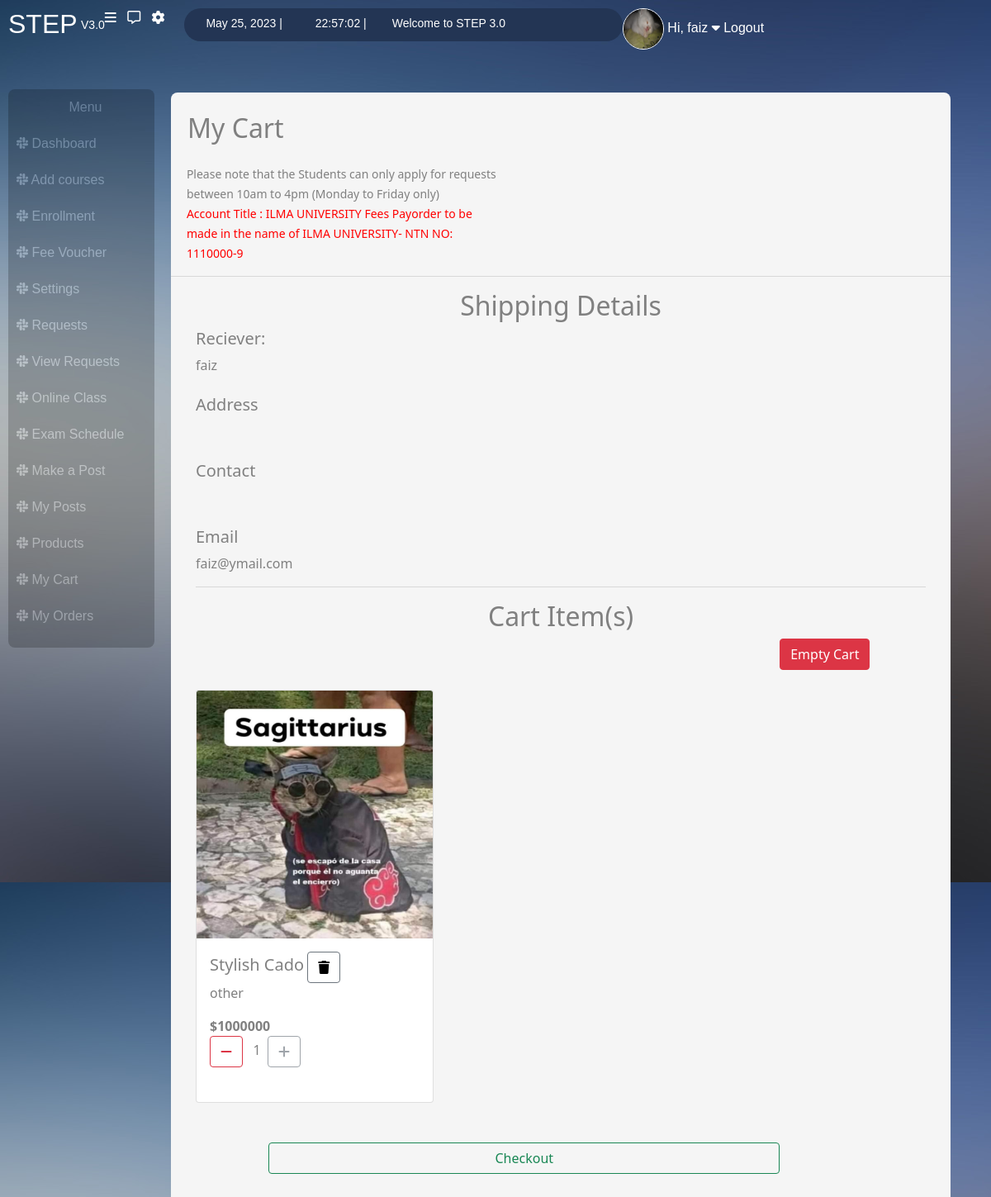
Page /my_cart (signed in) on the committed database.
### users/models.py (models this page shows, shortened)
class UserInfo(models.Model):
    user = models.ForeignKey(User, on_delete=models.CASCADE)
    degree_title = models.CharField(max_length=20, blank=True, default='bscs')
    address = models.CharField(max_length=50)
    profile_img = models.ImageField(upload_to='profile_images', default='blank-profile-picture.png')
    contact = models.CharField(max_length=20)
    is_student = models.BooleanField(blank=False, default=True)
    is_teacher = models.BooleanField(blank=False, default=False)

### products/models.py (models this page shows, shortened)
class Cart(models.Model):
    user = models.ForeignKey(User, on_delete=models.CASCADE)
    product = models.ForeignKey(Products, on_delete=models.CASCADE)
    number_of_items = models.IntegerField()
    total_price = models.IntegerField()

class Products(models.Model):
    CATEGORY_CHOICES = [
        ('study', 'Study'),
        ('notes', 'Notes'),
        ('book', 'Book'),
        ('other', 'Other')
    ]
    user = models.ForeignKey(User, on_delete=models.DO_NOTHING)
    product_name = models.CharField(default='new product', blank=False, max_length=50)
    product_price = models.IntegerField(blank=False)
    product_category = models.CharField(choices=CATEGORY_CHOICES, default='study', max_length=50)
    product_image = models.ImageField(upload_to='product_images',  default='download.png' )
    items_remaining = models.IntegerField(blank=False, default=1)
    items_sold = models.IntegerField(default=0)

### products/views.py (the view)
# urls.py: path("my_cart", views.my_cart, name='my_cart'),
@login_required(login_url='/')
def my_cart(request):
    user_profile = UserInfo.objects.get(user=request.user)
    cart = Cart.objects.filter(user=request.user)
    products = Products.objects.all()
    for product in products:
        for item in cart:
            if item.product == product:
                if product.items_remaining == 0 or product.items_remaining < item.number_of_items:
                    delete_from_cart = Cart.objects.get(user=request.user, product=product)
                    delete_from_cart.delete()
                    messages.info(request, f"{delete_from_cart} removed from your cart as the required quantity is no longer in stock, please check the products page again")
                    return redirect('my_cart')
    if user_profile.is_student == True:
        today = date.today()
        now = datetime.now()
        current_time = now.strftime("%H:%M:%S")
        return render(request, "products/my_cart.html", {'user_profile':user_profile, 'cart':cart,
                'today':today, 'current_time': current_time,})
    else:
        user_type = UserInfo.objects.get(user=request.user)
        return render(request, "products/teacher_my_cart.html", {'user_type':user_type, 'cart':cart,})

### products/templates/products/my_cart.html (shortened to what this page needs)
{% extends "users/base.html" %}
{% load crispy_forms_tags %}
{% block heading %} My Cart {% endblock %}
    {% block content %}
    <div class="content">
        <div class="row">
            <div class="col-12">
                <h2 class="text-center">Shipping Details</h2>
                <h5>Reciever:</h5>
                {{user}} <br> <br>
                <h5>Address</h5>
                {{user_type.address}} <br><br>
                <h5>Contact</h5>
                {{user_type.contact}} <br><br>
                <h5>Email</h5>
                {{user.email}}
                <hr>
            </div>
        </div>
        {% if cart %}
            <h2 class="text-center">Cart Item(s)</h2>
            <a href="/empty_cart" style="margin-left: 80%;" class="btn btn-danger"> Empty Cart</a>
        {% else %}
            <h2 class="text-center">Cart Empty</h2>
        {% endif %}
        <br><br>
        <div class="row" id="target_div">
            {% include "products/partials/my_cart_partial.html" %}
        </div>
        {% if cart %}
        <form method="POST" action="my_orders">
            <button class="btn btn-outline-success cart_button">
                Checkout
            </button>
        </form>
        {% endif %}
    </div>
    <br><br>
    {% endblock %}

### users/templates/users/base.html (shortened to what this page needs)
{% load static %}
<!DOCTYPE html>
<html lang="en">
<head>
    <link href="https://cdn.jsdelivr.net/npm/bootstrap@5.0.2/dist/css/bootstrap.min.css" rel="stylesheet">
    <link rel="stylesheet" href="{% static 'users/register_style.css' %}">
</head>
<body>
    <div class="box">
        <div class="nav">
            <a href="/dashboard"><h2>STEP </h2></a>  &nbsp;
            <small>  V3.0 </small>
                <a href="#"><i class="fa-solid fa-bars requests"></i></a> &nbsp; &nbsp;
                <a href="/request"><i class="fa-regular fa-message "></i></a> &nbsp; &nbsp;
                <a href="/settings" title="Settings"><i class="fa-solid fa-gear"></i></a>  &nbsp; &nbsp;
                <div class="oval_div">
                    <small> {{today}} |</small>  &nbsp; <small> {{current_time}}  |</small>
                    <small> Welcome to STEP 3.0 </small>
                </div>
                <dv class="profile_div">
                    <a href="/profile/{{user}}">
                        <img class="img-fluid " src="{{ user_profile.profile_img.url }}">
                        <span>Hi, {{user}}</span>
                        <i class="fa-solid fa-caret-down"></i>
                    </a>
                    <a href="/student_logout">Logout</a>
                </dv>
        </div>
                <br>   <br>
            <div class="responsive">
                    <div class="vertical_nav nav">
                        <ul>
                            <li class="text-center">Menu</li>
                            <a href="/dashboard"><li><i class="fa-brands fa-slack"></i>  Dashboard</li></a>
                            <a href="/add_course"><li><i class="fa-brands fa-slack"></i>  Add courses </li></a>
                            <a href="/enrollment"><li><i class="fa-brands fa-slack"></i>  Enrollment </li></a>
                            <a href="/fees"><li><i class="fa-brands fa-slack"></i>  Fee Voucher</li></a>
                            <a href="/settings"><li><i class="fa-brands fa-slack"></i>  Settings</li></a>
                            <a href="/request"><li><i class="fa-brands fa-slack"></i>  Requests</li></a>
                            <a href="/view_requests"><li><i class="fa-brands fa-slack"></i>  View Requests</li></a>
                            <a href="/online_class"><li><i class="fa-brands fa-slack"></i>  Online Class</li></a>
                            <a href="/exam"><li><i class="fa-brands fa-slack"></i>  Exam Schedule</li></a>
                            <a href="/make_post"><li><i class="fa-brands fa-slack"></i> Make a Post</li></a>
                            <a href="/my_posts/{{user.id}}"><li><i class="fa-brands fa-slack"></i> My Posts</li></a>
                            <a href="/all_products"><li><i class="fa-brands fa-slack"></i>  Products</li></a>
                            <a href="/my_cart"><li><i class="fa-brands fa-slack"></i>  My Cart</li></a>
                            <a href="/my_orders"><li><i class="fa-brands fa-slack"></i>  My Orders</li></a>
                        </ul>
                    </div>
                        <br>
                    <div class="right_side_main">
                            <br>
                            <h2 class="main_heading">{% block heading %} Dashboard {% endblock %}</h2>
                            <br><br>
                            <div class="notice">
                                    <small>Please note that the Students can only apply for requests between 10am to 4pm (Monday to Friday only)<br> <span>Account Title : ILMA UNIVERSITY Fees Payorder to be made in the name of ILMA UNIVERSITY- NTN NO: 1110000-9</span></small>
                            </div>
                            <hr>
                                <div class="base_content">
                                    {% block content %}
                                    {% endblock %}
                                </div>
                    </div>
            </div>
    </div>
</body>
</html>

### products/templates/products/partials/my_cart_partial.html (shortened to what this page needs)
{% for item in cart %}
            <div class="col-lg-4 col-md-6 col-12">
                <div class="card product_box" style="width: 18rem;">
                    <img class="card-img-top product_image" src="{{item.product.product_image.url}}" alt="Card image cap">
                    <div class="card-body">
                      <h5 style="display: inline-block;" class="card-title">{{item.product.product_name}}</h5>
                    <form style="display: inline-block;">
                            <button hx-post="{% url 'delete_from_cart' %}" hx-target="#target_div" type="submit" style="color:black;"  class="btn btn-outline-secondary">
                                <i class="fa-solid fa-trash"></i>
                            </button>
                    </form>
                      <p class="card-text">{{item.product.product_category }}</p>
                      <b><p class="card-text">${{item.total_price }}</p></b>
                      {% if item.number_of_items == 1 %}
                      <form style="display: inline-block;">
                            <button hx-post="{% url 'delete_from_cart' %}" hx-target="#target_div" type="submit" class="btn btn-outline-danger">
                                <i class="fa-solid fa-minus"></i>
                            </button> &nbsp; {{item.number_of_items}}&nbsp;
                    </form>
                    {% endif %}
                                {% if item.number_of_items == item.product.items_remaining %}
                                <button disabled title="Can't add more" class="btn btn-outline-secondary"><i class="fa-solid fa-plus"></i></button>
                            {% endif %}
                    </div>
                  </div>
                  <br> <br>
            </div>
            {% endfor %}

### users/static/users/register_style.css (style rules this page uses)
body { background-image: url("/static/bg.jpg"); }
.box { margin: 10px; }
.nav { color: white; font-family: 'Gill Sans', 'Gill Sans MT', Calibri, 'Trebuchet MS', sans-serif; }
.nav small { margin-top:10px }
.nav a { text-decoration: none; color: inherit; }
.requests { margin-left: 60px; }
.oval_div { background-color: #233554; height: 40px; margin-left: 10px; width: 45%; border-radius: 35px; }
.oval_div small { margin-left: 5%; position: relative; top: 6px; }
.profile_div { margin-left: 20%; }
.profile_div img { height: 50px; width: 50px; border-radius: 50%; border: 1px; border-color: white; border-style: double; }
.vertical_nav { width:15%; height: auto; background-color: black; border-radius: 8px; opacity: 20%; float: left; display: inline; }
.vertical_nav ul { padding: 0; }
.vertical_nav li { color: white; padding-left: 10px; padding-top: 10px; padding-bottom: 10px; text-decoration: none; }
.right_side_main { width: 80%; background-color:whitesmoke; color: gray; height:auto; border-radius: 8px; margin-top: -20px; margin-left: 20px; float: left; vertical-align: top; }
.responsive { overflow: auto; }
.main_heading { color: gray; display: inline; padding-left: 20px; }
.right_side_main small>span { color: red; }
.notice { width: 40%; margin-left: 40%; }
.base_content { margin-left :30px; margin-right: 30px; }
.product_box { height: 500px; }
.product_image { height: 300px; }
.cart_button { margin-left: 10%; width: 70%; }
@media screen and (max-width: 1250px) and (min-width: 701px) { .profile_div { margin-left: 0%; } }
@media screen and (max-width: 1250px) and (min-width: 701px) { .requests { margin-left: 0%; } }
@media screen and (max-width: 1250px) and (min-width: 701px) { .notice { margin-left: 2%; } }

### rows in the picture
UserInfo: profile_img (picture)
Cart: product.product_image (picture), product.product_name "Stylish Cado", product.product_category "other", total_price "1000000", number_of_items "1"

### other values in the picture
{{ today }} "May 25, 2023"
{{ user }} "faiz"
{{ user.email }} "faiz@ymail.com"
